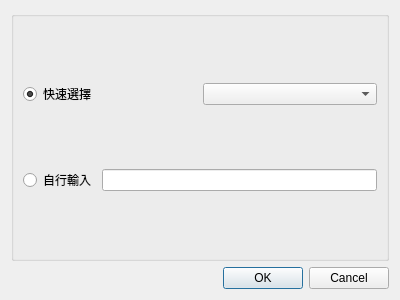
<?xml version="1.0" encoding="UTF-8"?>
<ui version="4.0">
 <class>area_sel</class>
 <widget class="QDialog" name="area_sel">
  <property name="geometry">
   <rect>
    <x>0</x>
    <y>0</y>
    <width>400</width>
    <height>300</height>
   </rect>
  </property>
  <property name="sizePolicy">
   <sizepolicy hsizetype="Fixed" vsizetype="Fixed">
    <horstretch>0</horstretch>
    <verstretch>0</verstretch>
   </sizepolicy>
  </property>
  <property name="minimumSize">
   <size>
    <width>400</width>
    <height>300</height>
   </size>
  </property>
  <property name="maximumSize">
   <size>
    <width>400</width>
    <height>300</height>
   </size>
  </property>
  <property name="windowTitle">
   <string>選擇區間</string>
  </property>
  <layout class="QVBoxLayout" name="verticalLayout">
   <item>
    <layout class="QHBoxLayout" name="horizontalLayout">
     <item>
      <widget class="QGroupBox" name="groupBox">
       <property name="title">
        <string/>
       </property>
       <layout class="QVBoxLayout" name="verticalLayout_2">
        <item>
         <layout class="QHBoxLayout" name="horizontalLayout_2">
          <item>
           <widget class="QRadioButton" name="quickRB">
            <property name="text">
             <string>快速選擇</string>
            </property>
            <property name="checked">
             <bool>true</bool>
            </property>
           </widget>
          </item>
          <item>
           <widget class="QComboBox" name="comboBox"/>
          </item>
         </layout>
        </item>
        <item>
         <layout class="QHBoxLayout" name="horizontalLayout_3">
          <item>
           <widget class="QRadioButton" name="userRB">
            <property name="text">
             <string>自行輸入</string>
            </property>
           </widget>
          </item>
          <item>
           <widget class="QLineEdit" name="lineEdit">
            <property name="minimumSize">
             <size>
              <width>100</width>
              <height>0</height>
             </size>
            </property>
           </widget>
          </item>
         </layout>
        </item>
       </layout>
      </widget>
     </item>
    </layout>
   </item>
   <item>
    <widget class="QDialogButtonBox" name="buttonBox">
     <property name="orientation">
      <enum>Qt::Horizontal</enum>
     </property>
     <property name="standardButtons">
      <set>QDialogButtonBox::Cancel|QDialogButtonBox::Ok</set>
     </property>
    </widget>
   </item>
  </layout>
 </widget>
 <resources/>
 <connections>
  <connection>
   <sender>buttonBox</sender>
   <signal>accepted()</signal>
   <receiver>area_sel</receiver>
   <slot>accept()</slot>
   <hints>
    <hint type="sourcelabel">
     <x>248</x>
     <y>254</y>
    </hint>
    <hint type="destinationlabel">
     <x>157</x>
     <y>274</y>
    </hint>
   </hints>
  </connection>
  <connection>
   <sender>buttonBox</sender>
   <signal>rejected()</signal>
   <receiver>area_sel</receiver>
   <slot>reject()</slot>
   <hints>
    <hint type="sourcelabel">
     <x>316</x>
     <y>260</y>
    </hint>
    <hint type="destinationlabel">
     <x>286</x>
     <y>274</y>
    </hint>
   </hints>
  </connection>
 </connections>
</ui>
